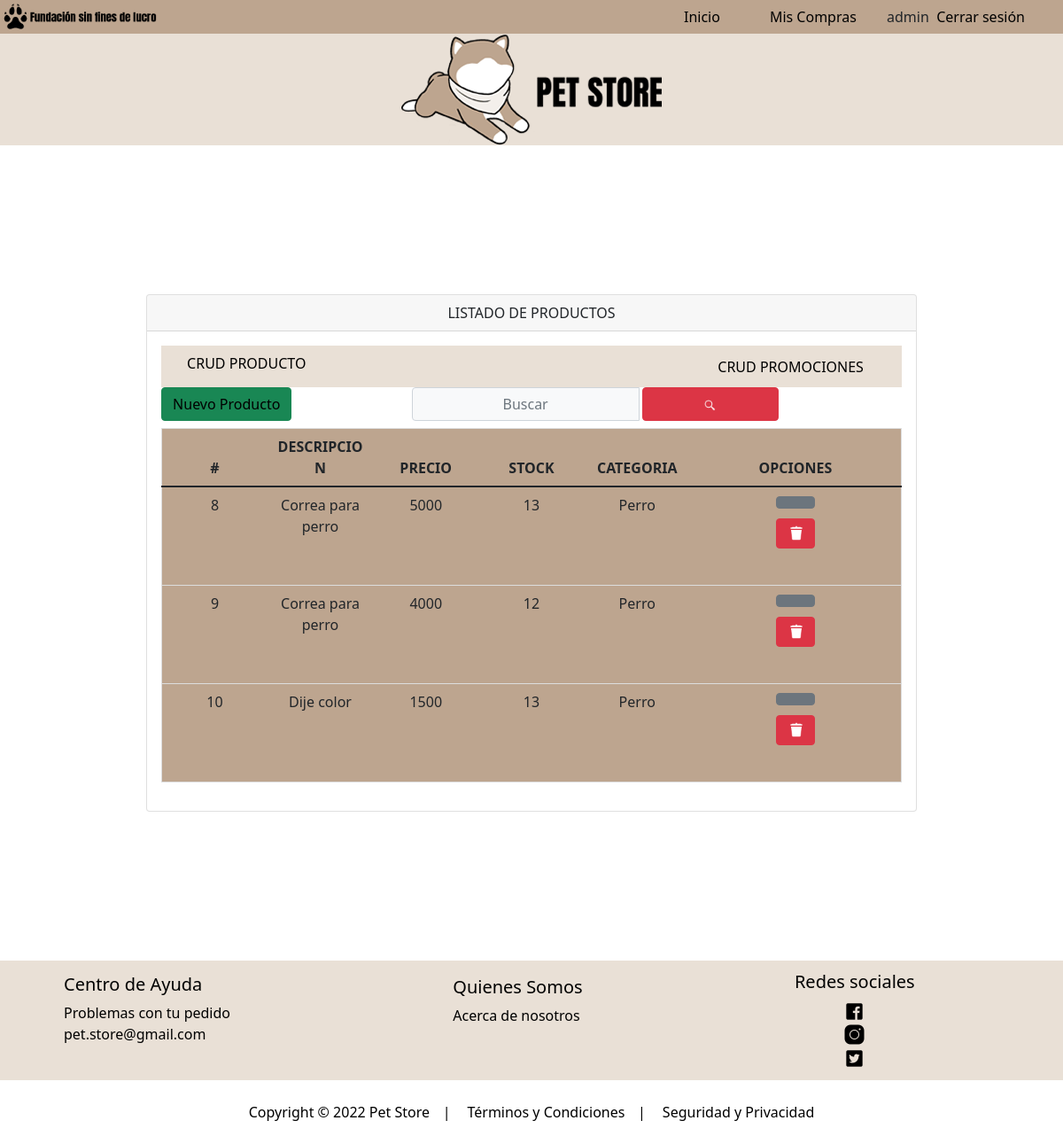
Screenshot of /listarproductos/ (signed in) with the database file from the repository.
### core/models.py (models this page shows, shortened)
class Productos(models.Model):
    nombre = models.CharField(max_length=100)
    imagen = models.ImageField(upload_to="imagenesproducto", null=True)
    descripcion = models.CharField(max_length=500)
    precio = models.IntegerField()
    stock = models.IntegerField(null=True, default=0)
    categoria = models.ForeignKey(Categorias, on_delete=models.PROTECT)
    class Meta:
        db_table = 'productos'
        verbose_name = 'Producto'
        verbose_name_plural = 'Productos'
        ordering = ['id']

class Categorias(models.Model):
    nombre = models.CharField(max_length=100)
    def __str__(self):
        return self.nombre
    class Meta:
        db_table = "categorias"
        verbose_name = 'Categoria'
        verbose_name_plural = 'Categorias'
        ordering = ['id']

### core/views.py (the view)
# urls.py: path('listarproductos/', views.listarProductos, name='listarproductos'),
@login_required(login_url='/login')
def listarProductos(request):
    busqueda = request.POST.get("buscador")
    lista_productos = Productos.objects.order_by('nombre')
    page = request.GET.get('page', 1)
    if busqueda:
        lista_productos = Productos.objects.filter(
            Q(nombre__icontains = busqueda) |
            Q(descripcion__icontains = busqueda)
        ).distinct()
    try:
        paginator = Paginator(lista_productos, 6)
        lista_productos = paginator.page(page)
    except:
        raise Http404
    data = {'entity': lista_productos,
            'title': 'LISTADO DE PRODUCTOS',
            'paginator': paginator
            }
    return render(request, 'core/producto/listar.html', data)

### core/templates/core/producto/listar.html (shortened to what this page needs)
{% extends 'core/plantilla.html' %}
{% load static %}
{% load crispy_forms_tags %}
{% block contenido %}
<div class="min-vh-100 d-flex flex-colum py-4">
    <div class="container">
        <div class="row justify-content-center">
            <div class="col-lg-10 col-md-6 col-sm-4 animate__animated animate__backInRight animate__delay-0.4s">
                <div class="card">
                    <div class="card-header text-center font-weight-bold">
                        {{ title }}
                    </div>
                    <div class="card-body table-responsive align-items-center">
                        <div id="header4">
                            <div id="CRUDPROD">
                                <button type="submit" class="btn btn-btn-light" data-bs-toggle="modal"
                                data-bs-target="#staticBackdropv">
                                {% if user.is_staff %}
                                <a class="nav-link active" aria-current="page" href="/listarproductos">
                                  CRUD PRODUCTO
                              </a>
                                {% endif %}
                              </button>
                            </div>
                            <div id="Suscripción">
                                <button type="submit" class="btn btn-btn-light" data-bs-toggle="modal"
                                data-bs-target="#staticBackdropv">
                                {% if user.is_staff %}
                                <a href="{% url 'crudPromociones' %}">CRUD PROMOCIONES</a>
                                {% endif %}
                              </button>
                            </div>
                        </div>
                        <div class="d-flex mb-2">
                            <a href="/addproducto" class="btn btn-success" type="submit">
                                Nuevo Producto
                            </a>
                            <form class="d-flex mx-auto d-sm-inlne-block form-inline" method="POST" action="">
                                <div class="input-group">
                                    <input type="text" class="form-control bg-light border-1 small text-center" name="buscador" placeholder="Buscar" value="{{ request.POST.buscador }}">
                                    <div class="input-group-append">
                                        <button class="btn btn-danger mx-1" type="submit">
                                                <i class="bi bi-search "><img src="{% static 'core/img/buscar.png' %}" alt="" width="10%" a></i>
                                            </button>
                                    </div>
                                </div>
                            </form>
                        </div>
                        <table class="table table-condensed">
                            <thead class="thead-dark text-center ">
                                <tr>
                                    <th scope="col">#</th>
                                    <th scope="col">descripcion</th>
                                    <th scope="col">precio</th>
                                    <th scope="col">stock</th>
                                    <th scope="col">categoria</th>
                                    <th colspan="2">Opciones</th>
                                </tr>
                            </thead>
                            <tbody>
                                 {% if entity %} {% for producto in entity %}
                                <tr>
                                    <td>{{ producto.id }}</td>
                                    <td>{{ producto.nombre }}</td>
                                    <td>{{ producto.precio }}</td>
                                    <td>{{ producto.stock }}</td>
                                    <td>{{ producto.categoria }}</td>
                                    <td colspan="2">
                                        <a class="btn btn-secondary"  href="{% url 'editproducto' producto.id %}" type="button" style="margin: -10% 40% 15% 40%;"></a>
                                        <a class="btn btn-danger" href="{% url 'deleteProducto' producto.id %}" type="button" style="margin: -10% 40% 15% 40%;"><img src="{% static 'core/img/borrar.png' %}" width="20px" alt=""></a>
                                    </td>
                                </tr>
                                {% endfor %} {% else %}
                                <div class="text-center text-warning">
                                    <h3> No se encontraron Productos!!</h3>
                                </div>
                                {% endif %}
                            </tbody>
                        </table>
                    </div>
                </div>
            </div>
        </div>
    </div>
</div>
{% endblock %}

### core/templates/core/plantilla.html (shortened to what this page needs)
{% load static %}
<!DOCTYPE html>
<html lang="es">
<head>
    <link rel="stylesheet" href="{% static 'core/css/estilo.css' %}">
    <link href="https://cdn.jsdelivr.net/npm/bootstrap@5.1.3/dist/css/bootstrap.min.css" rel="stylesheet"
>
</head>
<body>
    <div id="header1">
        <div id="logo">
            <img src="{% static 'core/img//logo pequeño.png' %}" alt="logop" style="margin: 0 0 0 0; width: 35%;">
           </div>
        <div id="menu">
        <div id="iniciar">
          <button type="submit" class="btn btn-btn-light" >
        </button>
      </div>
      <div id="vercom">
        <button type="submit" class="btn btn-btn-light" >
        <a href="{% url 'home' %}">Inicio</a>
    </button>
    </div>
            <div id="iniciar">
              <button type="submit" class="btn btn-btn-light" >
                {% if user.is_authenticated %}
                <a href="{% url 'vercompras' %}">Mis Compras</a>
                {{user.username}}&nbsp;
                <a href="{% url 'logout' %}">Cerrar sesión</a>
                {% else %}
                <a href="{% url 'login' %}">Iniciar sesión</a>
                {% endif %}
            </button>
          </div>
            </div>
    </div>
    <div id="logo2">
      <img src="{% static 'core/img/logo3.png' %}" alt="">
    </div>
    <div class="container">
            {% block contenido %}
            {% endblock %}
    </div>
    <footer>
      <div id="piepag">
        <div id="centro">
          <div class="container">
            <h5> Centro de Ayuda</h5>
            <a href="{% url 'problemasPedido' %}"><span class="otherPage">Problemas con tu pedido</span></a>
            <a href="mailto:pet.store@gmail.com"><span class="otherPage">pet.store@gmail.com</span></a>
        </div>
        </div>
        <div id="Pet">
          <div class="container">
            <h5> Quienes Somos</h5>
            <a href="{% url 'nosotros' %}"><span class="otherPage">Acerca de nosotros</span></a>
        </div>
        </div>
        <div id="redess">
            <h5> Redes sociales</h5>
            <a href="https://www.facebook.com/Pet-Store-111594554881435"><img src="{% static 'core/img/facebook.png' %}" alt="" a>
            <a href="https://www.instagram.com/petstore640/"><img src="{% static 'core/img/Instagram.png' %}" alt="" a>
            <a href="https://twitter.com/PETSTORE_1"><img src="{% static 'core/img/twitter.png' %}" alt="" a>
        </div>
      </div>
      <div id="copyr">
        <div id="cop">
          <div class="container1">
            <a>Copyright © 2022 Pet Storeㅤ|ㅤ</a>
            <a href="{% url 'terminosycondiciones' %}">Términos y Condicionesㅤ|ㅤ</a>
            <a href="{% url 'terminosycondiciones' %}">Seguridad y Privacidad</a>
        </div>
        </div>
        </div>
    </footer>
  </body>
  </html>
</body>
</html>

### core/static/core/css/estilo.css (style rules this page uses)
* { padding: 0; margin: 0; }
#header1 { display: flex; background-color: #BDA58F; justify-content: space-between; align-items: center; }
.container { padding: 5%; }
#header4 { display: flex; background-color: #E9E0D6; justify-content: space-between; align-items: center; }
#menu { display: flex; justify-content: space-between; }
#iniciar>button>a { margin: 0 30px 0 0; color: #000000; text-decoration: none; font-size: 1.3; padding-top: 1px; }
#vercom>button>a { margin: 0 30px 0 0; color: #000000; text-decoration: none; font-size: 1.3; padding-top: 1px; }
#CRUDPROD>button>a { margin: 0 30px 0 0; color: #000000; text-decoration: none; font-size: 1.3; padding-top: 1px; }
#Suscripción>button>a { margin: 0 30px 0 0; color: #000000; text-decoration: none; font-size: 1.3; padding-top: 1px; }
#logo { margin: 0 30px 0 0; }
.card { background-color: #F3EFEB; display: flex; margin: 2%; justify-content: space-around; }
#piepag { background-color: #E9E0D6; color: #000000; display: flex; justify-content: space-between; }
.container a { color: #000000; text-decoration: none; display: flex; flex-direction: column; text-align: start; }
#centro { margin: -1% 0 1% 5%; display: flex; flex-direction: column; text-align: start; }
#Pet { margin: -2.5% 0 1% 5%; display: flex; flex-direction: column; text-align: start; }
#redess { margin: 1% 0 1% 5%; display: flex; flex-direction: column; text-align: center; }
#copyr { background-color: #FFFFFF; color: #000000; display: flex; justify-content: center; padding: 3vh; }
.container1 a { color: #000000; text-decoration: none; }
#cop { display: flex; justify-content: space-between; }
#logo2 { background-color: #E9E0D6; display: flex; justify-content: center; }
body { font-family: monospace; }
.container { width: 100%; max-width: 1000px; margin: auto; }
.table { width: 100%; border: 1px solid #ccc; border-collapse: collapse; margin: 0; padding: 0; table-layout: fixed; }
.table tr { background-color: #BDA58F; border: 1px solid #ddd; }
.table th, .table td { font-size: 16px; padding: 8px; text-align: center; }
.table thead th { text-transform: uppercase; background-color: #BDA58F; }
body { font-family: 'Roboto', sans-serif; background: #E5E5E5; }
* { box-sizing: border-box; }

### rows the page displays
Productos: id "8", nombre "Correa para perro", precio "5000", stock "13", categoria "Perro"
Productos: id "9", nombre "Correa para perro", precio "4000", stock "12", categoria "Perro"
Productos: id "10", nombre "Dije color", precio "1500", stock "13", categoria "Perro"

### other values shown
{{ user.username }} "admin"
{{ title }} "LISTADO DE PRODUCTOS"
